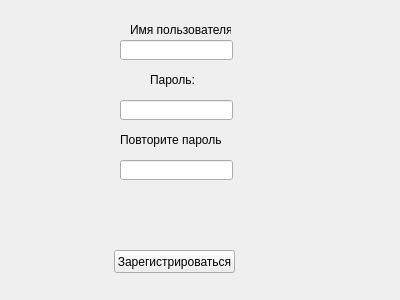
<?xml version="1.0" encoding="UTF-8"?>
<ui version="4.0">
 <class>Form</class>
 <widget class="QWidget" name="Form">
  <property name="geometry">
   <rect>
    <x>0</x>
    <y>0</y>
    <width>400</width>
    <height>300</height>
   </rect>
  </property>
  <property name="windowTitle">
   <string>Form</string>
  </property>
  <widget class="QLineEdit" name="user_edit">
   <property name="geometry">
    <rect>
     <x>120</x>
     <y>40</y>
     <width>113</width>
     <height>20</height>
    </rect>
   </property>
  </widget>
  <widget class="QLineEdit" name="password_edit">
   <property name="geometry">
    <rect>
     <x>120</x>
     <y>100</y>
     <width>113</width>
     <height>20</height>
    </rect>
   </property>
  </widget>
  <widget class="QLineEdit" name="password_re_edit">
   <property name="geometry">
    <rect>
     <x>120</x>
     <y>160</y>
     <width>113</width>
     <height>20</height>
    </rect>
   </property>
  </widget>
  <widget class="QPushButton" name="btn">
   <property name="geometry">
    <rect>
     <x>114</x>
     <y>250</y>
     <width>121</width>
     <height>23</height>
    </rect>
   </property>
   <property name="text">
    <string>Зарегистрироваться</string>
   </property>
  </widget>
  <widget class="QLabel" name="label">
   <property name="geometry">
    <rect>
     <x>150</x>
     <y>70</y>
     <width>71</width>
     <height>20</height>
    </rect>
   </property>
   <property name="text">
    <string>Пароль:</string>
   </property>
  </widget>
  <widget class="QLabel" name="label_2">
   <property name="geometry">
    <rect>
     <x>120</x>
     <y>130</y>
     <width>101</width>
     <height>20</height>
    </rect>
   </property>
   <property name="text">
    <string>Повторите пароль:</string>
   </property>
  </widget>
  <widget class="QLabel" name="label_3">
   <property name="geometry">
    <rect>
     <x>130</x>
     <y>20</y>
     <width>101</width>
     <height>20</height>
    </rect>
   </property>
   <property name="text">
    <string>Имя пользователя:</string>
   </property>
  </widget>
  <widget class="QLabel" name="lbl">
   <property name="geometry">
    <rect>
     <x>100</x>
     <y>210</y>
     <width>261</width>
     <height>20</height>
    </rect>
   </property>
   <property name="text">
    <string/>
   </property>
  </widget>
 </widget>
 <resources/>
 <connections/>
</ui>
